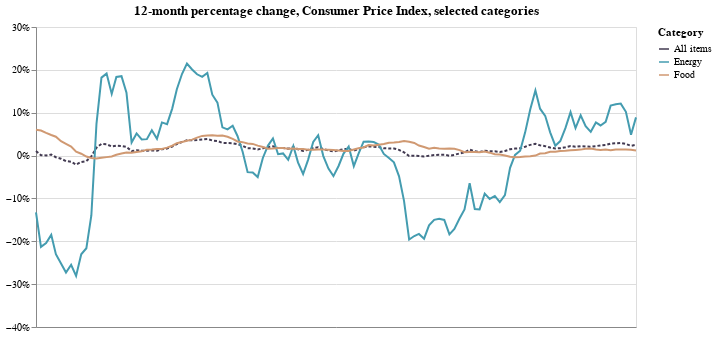

The notebook cell this image was saved under:
### Code cell
base = alt.Chart(
    category_df,
    title="12-month percentage change, Consumer Price Index, selected categories"
).encode(
    x=alt.X(
        "date:T",
        timeUnit="yearmonth",
        axis=alt.Axis(
            title=None,
            labelAngle=0,
            grid=False,
            # A truly gnarly hack from https://github.com/altair-viz/altair/issues/187
            values=list(pd.to_datetime([
                '2008-10-01',
                '2010-10-01',
                '2012-10-01',
                '2014-10-01',
                '2016-10-01',
                '2018-10-01'
            ]).astype(int) / 10 ** 6)
        ),
    ),
    y=alt.Y(
        "pct_change:Q",
        axis=alt.Axis(title=None, format='%'),
        scale=alt.Scale(domain=[-0.4, 0.3])
    ),
    color=alt.Color(
        "series_items_name:N",
        legend=alt.Legend(title="Category"),
        scale=alt.Scale(range=["#423a51", "#449cb0", "#d09972"])
    )
)

all_items = base.transform_filter(
    alt.datum.series_items_name == 'All items'
).mark_line(strokeDash=[3, 2])

other_items = base.transform_filter(
    alt.datum.series_items_name != 'All items'
).mark_line()

(all_items + other_items).properties(width=600)

### Figure 1 — Vega-Lite specification as saved in the notebook (floating-point values rounded to 4 significant figures; data arrays with more than 128 entries replaced by an {"elided": "..."} marker saying what was removed)
{"$schema": "https://vega.github.io/schema/vega-lite/v2.6.0.json", "config": {"view": {"height": 300, "width": 400}}, "datasets": {"data-13a1b630dc2140c8c325bb5c4b824ef6": {"elided": "360 records"}}, "layer": [{"data": {"name": "data-13a1b630dc2140c8c325bb5c4b824ef6"}, "encoding": {"color": {"field": "series_items_name", "legend": {"title": "Category"}, "scale": {"range": ["#423a51", "#449cb0", "#d09972"]}, "type": "nominal"}, "x": {"axis": {"grid": false, "labelAngle": 0, "title": null, "values": [1222819200000, 1285891200000, 1349049600000, 1412121600000, 1475280000000, 1538352000000]}, "field": "date", "timeUnit": "yearmonth", "type": "temporal"}, "y": {"axis": {"format": "%", "title": null}, "field": "pct_change", "scale": {"domain": [-0.4, 0.3]}, "type": "quantitative"}}, "mark": {"strokeDash": [3, 2], "type": "line"}, "title": "12-month percentage change, Consumer Price Index, selected categories", "transform": [{"filter": "(datum.series_items_name === 'All items')"}]}, {"data": {"name": "data-13a1b630dc2140c8c325bb5c4b824ef6"}, "encoding": {"color": {"field": "series_items_name", "legend": {"title": "Category"}, "scale": {"range": ["#423a51", "#449cb0", "#d09972"]}, "type": "nominal"}, "x": {"axis": {"grid": false, "labelAngle": 0, "title": null, "values": [1222819200000, 1285891200000, 1349049600000, 1412121600000, 1475280000000, 1538352000000]}, "field": "date", "timeUnit": "yearmonth", "type": "temporal"}, "y": {"axis": {"format": "%", "title": null}, "field": "pct_change", "scale": {"domain": [-0.4, 0.3]}, "type": "quantitative"}}, "mark": "line", "title": "12-month percentage change, Consumer Price Index, selected categories", "transform": [{"filter": "(datum.series_items_name !== 'All items')"}]}], "width": 600}
